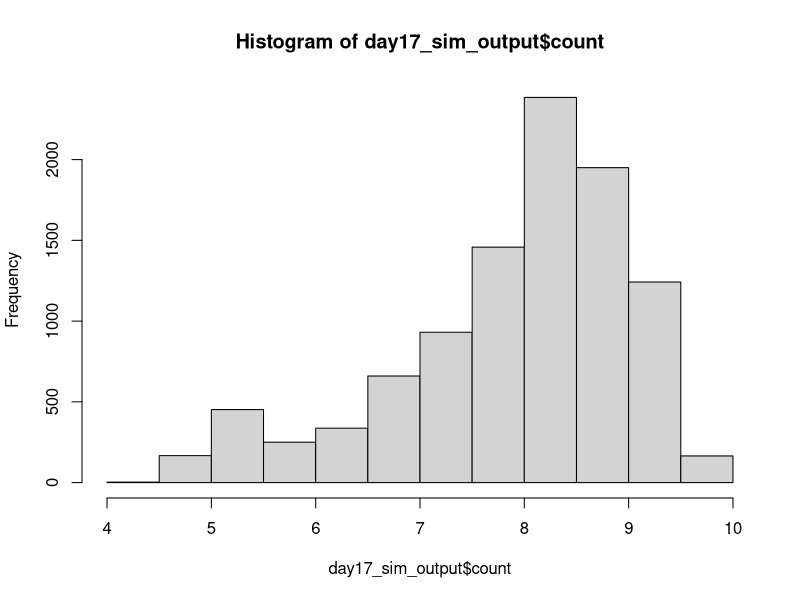
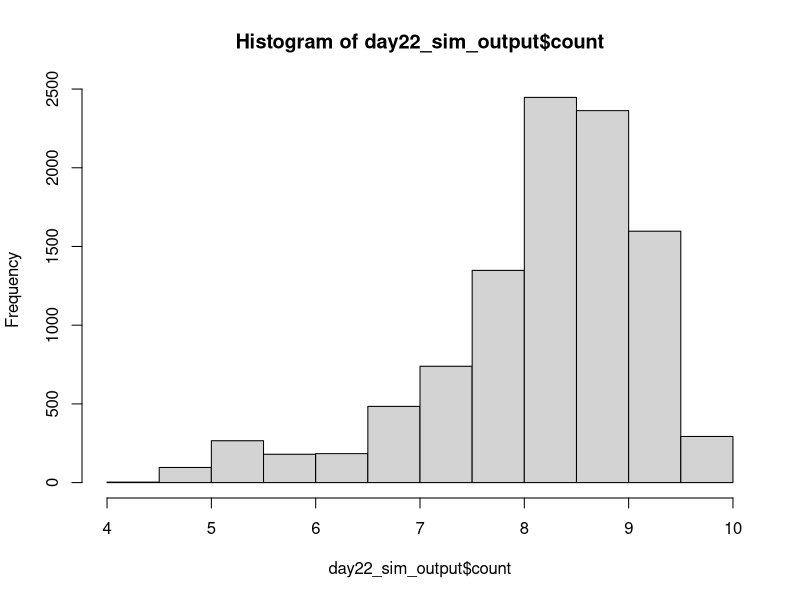

Reproduce these figures in R, in order. (Note: this script raises an error after producing the figures.)
## ---------------------------Title---------------------------------------------
# CIDA Shelf Life Model

## ---------------------------Description---------------------------------------
# Project: CIDA Spinach 

# Description: 

## ---------------------------Packages------------------------------------------

#   Loading packages
library(dplyr); library(MASS); library(VGAM)

## ---------------------------Seed----------------------------------------------

#Set seed
set.seed(1)

## ---------------------------Inputs--------------------------------------------

#Load in data

strain_param <- read.csv("primary_model_parameters_strain_by_rep_2022_08_26.csv", header = TRUE)
apc_param <- read.csv("primary_model_parameters_apc_by_rep_2022_09_01.csv", header = TRUE)

mumax_secon <- read.csv("secondary_model_mumax_strain_by_rep_2022-09-01.csv", header = TRUE)
lag_secon <- read.csv("secondary_model_lag_strain_by_rep_2022_09_01.csv", header = TRUE)
lag_apc_secon <- read.csv("secondary_model_lag_apc_by_rep2022_09_01.csv", header = TRUE)

initial_count <- read.csv("initial_distribution_2022_08_24.csv", header = TRUE)
st_frequency <- read.csv("st_frequency_2022_05_18.csv", header = TRUE)

#Change strain parameters to lowercase 
strain_param$isolate <- tolower(strain_param$isolate)
apc_param$isolate <- tolower(apc_param$isolate)

mumax_secon$isolate <- tolower(mumax_secon$isolate)
lag_secon$isolate <- tolower(lag_secon$isolate)

#Initial Count Distribution: Log transforming initial count, and fitting a normal distribution to the data
initial_count_dist <- function(n){
  a <- runif(n, min = initial_count$min, max = initial_count$max)
  ans <- a*1.6
  return(ans)
}

#ST Distribution
isolates <- st_frequency$cida_isolates
st_prev <- st_frequency$frequency

st_dist <- function(n) {
ans <- sample(isolates, size = n, prob = st_prev, replace = T)
return(ans)
}

#Storage Temperature Distribution
temp_location <- 4
temp_shape <- 2.31

temp_dist <- function(n) {
  ans <- rlaplace(n, temp_location, temp_shape)
  for(i in 1:n)
  while (ans[i] < 0 | ans[i] > 10) {
    ans[i] <- rlaplace(1, temp_location, temp_shape)
  }
  return(ans)
}

#Primary Growth Models 


#Baranyi
baranyi <- function(day, log10n0, log10nmax, mumax, lag){
  log10n <- log10nmax + log10((-1 + exp(mumax * lag) + exp(mumax * day))/(exp(mumax * day) - 1 + exp(mumax * lag) * 10^(log10nmax - log10n0)))
}

#Baranyi without lag
baranyi_no_lag <- function(day, log10n0, log10nmax, mumax){
  log10n <- log10nmax - log10(1 + (10^(log10nmax - log10n0) - 1) * exp(-mumax * day))
}

#Buchanan
buchanan <- function(day, log10n0, log10nmax, mumax, lag){
  log10n <- log10n0 + (day >= lag) * (day <= (lag + (log10nmax - log10n0) * log(10) / mumax)) * mumax * (day - lag) / log(10) + (day >= lag) * (day>(lag + (log10nmax - log10n0) * log(10) / mumax)) * (log10nmax - log10n0)
}

#Buchanan without lag
buchanan_no_lag <- function(day, log10n0, log10nmax, mumax){
  log10n <- log10n0 + (day <= ((log10nmax - log10n0) * log(10) / mumax)) * mumax * day / log(10) + (day > ((log10nmax - log10n0) * log(10) / mumax)) * (log10nmax - log10n0)
}

#Gompertz
gompertz <- function(day, log10n0, log10nmax, mumax, lag){
  log10n <- log10n0 + (log10nmax - log10n0) * exp(-exp(mumax * exp(1) * (lag - day) / ((log10nmax - log10n0) * log(10)) + 1))
}


log10N_with_lag <- function(day, log10n0, log10nmax, mumax, lag, model) {
  ans <- numeric(length = length(day))
  for(i in seq_along(day)){
    if (model[i] == "baranyi") {
      ans[i] <- baranyi(day[i], log10n0[i], log10nmax[i], mumax[i], lag[i])
    }
    else if(model[i] == 'buchanan') {
      ans[i] <- buchanan(day[i], log10n0[i], log10nmax[i], mumax[i], lag[i])
    }
    else if(model[i] == "gompertz"){
      ans[i] <- gompertz(day[i], log10n0[i], log10nmax[i], mumax[i], lag[i])
    } 
    else{
      stop(paste0(model, " is not a valid model name. Must be one of Buchanan, Baranyi, Gompertz."))
    }
  }
  return(ans)
  
}

log10N_without_lag <- function(day, log10n0, log10nmax, mumax, model) {
  ans <- numeric(length = length(day))
  for(i in seq_along(day)){
    if (model[i] == "baranyi_no_lag") {
      ans[i] <- baranyi_no_lag(day[i], log10n0[i], log10nmax[i], mumax[i])
    }
    else if(model[i] == 'buchanan_no_lag') {
      ans[i] <- buchanan_no_lag(day[i], log10n0[i], log10nmax[i], mumax[i])
    }
    else{
      stop(paste0(model, " is not a valid model name. Must be one of Buchanan, Baranyi, Gompertz."))
    }
  }
  return(ans)
  
}

#Secondary model 

NewMu <- function(temp, b, temp_min) {
  sqrt_mu <- b*(temp - temp_min)
  ans <- sqrt_mu^2
  return(ans)
}

NewLag <- function(temp, b, temp_min) {
  sqrt_lag <- b*(temp - temp_min)
  ans <- sqrt_lag^2
  return(ans)
}

## ---------------------------Simulation Overview-------------------------------

n_packages <- 10000
n_sim <- n_packages
n_day <- 22

## ---------------Assigning Model Inputs----------------------------------------

#Assigning initial count, ST and temperature to each package
packages_sim <- data.frame(matrix(, nrow = n_sim, ncol = 9))
colnames(packages_sim) <- c("package", "initial_count", "storage_temp", "isolate", "isolate_rep", "model", "lag", "mu", "nmax")

packages_sim$package <- rep(1:n_packages)
packages_sim$initial_count <- initial_count_dist(n_sim)
packages_sim$storage_temp <- temp_dist(n_sim)
packages_sim$isolate <- st_dist(n_sim)
packages_sim$isolate_rep <- sample(1:3, n_sim, replace = TRUE)

#Assigning a growth model to each package. The selected model will be the best fitting model at 6˚C 
for(i in 1:n_sim){
  strain_index <- which(packages_sim$isolate[i] == strain_param$isolate & packages_sim$isolate_rep[i] == strain_param$rep & 6 == strain_param$temp)
  packages_sim$model[i] <- strain_param$model_type[strain_index]
}

#Assign lag to each package

for(i in 1:n_sim){
  rep <- packages_sim$isolate_rep[i]
  if(packages_sim$isolate[i] == "s12-0180"){
    rep <- sample(c(1, 3), 1, replace = TRUE)
  } else if (packages_sim$isolate[i] == "s12-0184"){
    rep <- 1
  } else if (packages_sim$isolate[i] == "s12-0132"){
    rep <- 3
  }  else {
    rep <- rep
  }
  apc_lag <- 0
  strain_index <- which(packages_sim$isolate[i] == lag_secon$isolate & rep == lag_secon$rep)
  strain_lag <- NewLag(packages_sim$storage_temp[i], lag_secon$b_mu[strain_index], lag_secon$temp_min_mu[strain_index])
  strain_lag <- ifelse(packages_sim$isolate[i] == "s12-0166", 0, strain_lag)
  packages_sim$lag[i] <- runif(n = 1, min = min(strain_lag, apc_lag), max = max(strain_lag, apc_lag))
  packages_sim$lag[i] <- packages_sim$lag[i]
}

packages_sim$lag <- ifelse(packages_sim$model %in% c("baranyi_no_lag", "buchanan_no_lag"), NA, packages_sim$lag)

#Assign mumax to each package
for(i in 1:n_sim){
  rep <- ifelse(packages_sim$isolate[i] == "s12-0141", 1, packages_sim$isolate_rep[i])
  strain_index <- which(packages_sim$isolate[i] == mumax_secon$isolate & rep == mumax_secon$rep)
  package_mu <- NewMu(packages_sim$storage_temp[i], mumax_secon$b_mu[strain_index], mumax_secon$temp_min_mu[strain_index])
  packages_sim$mu[i] <- package_mu
}

#Assign nmax to each package
for(i in 1:n_sim){
  rep <- packages_sim$isolate_rep[i]
strain_index <- which(packages_sim$isolate[i] == strain_param$isolate & rep == strain_param$rep & 6 == strain_param$temp)
apc_index <- which(packages_sim$isolate[i] == apc_param$isolate & rep == apc_param$rep & 6 == apc_param$temp)
strain_nmax <- strain_param$nmax[strain_index]
apc_nmax <- apc_param$nmax[strain_index]
packages_sim$nmax[i] <- runif(n = 1, strain_nmax, apc_nmax)
packages_sim$nmax[i] <- packages_sim$nmax[i]
}

## ----------------Assessing Growth Over Shelf Life-----------------------------

models_with_lag <- c("baranyi", "buchanan", "gompertz")

shelf_life_sim <- packages_sim[rep(seq_len(nrow(packages_sim)), each = 22), ]
rownames(shelf_life_sim) <- 1:nrow(shelf_life_sim)
shelf_life_sim["day"] <- rep(1:n_day, times = n_sim)
shelf_life_sim["count"] <- NA

shelf_life_sim[is.na(shelf_life_sim$lag), ] <- shelf_life_sim[is.na(shelf_life_sim$lag), ] %>% 
  mutate(count = log10N_without_lag(day, initial_count, nmax, mu, model))

shelf_life_sim[!is.na(shelf_life_sim$lag), ] <- shelf_life_sim[!is.na(shelf_life_sim$lag), ] %>% 
  mutate(count = log10N_with_lag(day, initial_count, nmax, mu, lag, model))

## --------------------------------Plotting Outcome-----------------------------

day17_sim_output <- shelf_life_sim %>%
  filter(day == 17)

h17 <- hist(day17_sim_output$count)
h17


day22_sim_output <- shelf_life_sim %>%
  filter(day == 22)

h22 <- hist(day22_sim_output$count)
h22

## --------------------------------Threshold------------------------------------

sa_temp <- shelf_life_sim %>%
  group_by(day) %>%
  summarise(prop_fail = sum(count > 7.6)/n_packages) %>%
  mutate(adj = 1.6) %>%
  mutate(param = "n0")

## --------------------------------Export---------------------------------------

date <- Sys.Date()
date <- gsub("-", "_", date)
file_name <- paste0("output/sa_n0_", date,".csv")
  
write.table(sa_temp, file_name, sep = ",", col.names = !file.exists(file_name), append = T, row.names = FALSE)
